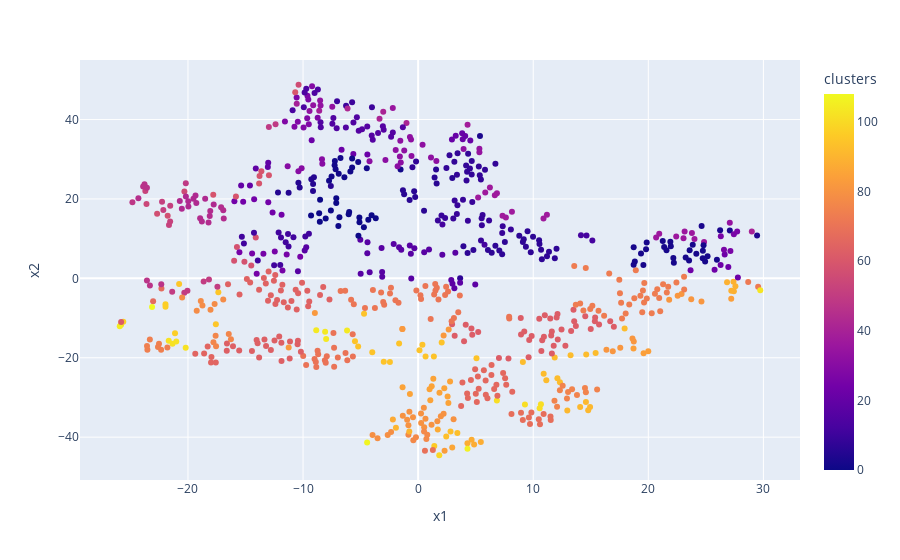
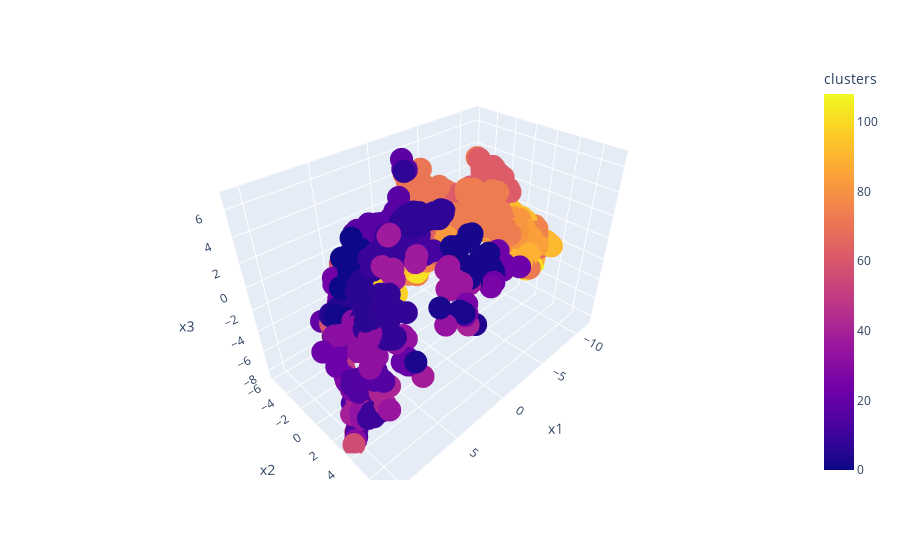

Notebook cell for these charts, in order:
### Markdown cell above
#### Visualize using t-SNE

### Code cell
visualize_clusters_using_tsne(train_api_embeddings, train_api_clusters_birch)

### Figure 1 — Plotly figure (JSON) as saved in the notebook; plotly's stock layout.template omitted (floating-point values rounded to 4 significant figures; data arrays with more than 128 entries replaced by an {"elided": "..."} marker saying what was removed)
{"data": [{"hovertemplate": "x1=%{x}<br>x2=%{y}<br>clusters=%{marker.color}<extra></extra>", "legendgroup": "", "marker": {"color": {"elided": "765 int values"}, "coloraxis": "coloraxis", "symbol": "circle"}, "mode": "markers", "name": "", "orientation": "v", "showlegend": false, "type": "scatter", "x": {"elided": "765 float values"}, "xaxis": "x", "y": {"elided": "765 float values"}, "yaxis": "y"}], "layout": {"coloraxis": {"colorbar": {"title": {"text": "clusters"}}, "colorscale": [[0, "#0d0887"], [0.1111, "#46039f"], [0.2222, "#7201a8"], [0.3333, "#9c179e"], [0.4444, "#bd3786"], [0.5556, "#d8576b"], [0.6667, "#ed7953"], [0.7778, "#fb9f3a"], [0.8889, "#fdca26"], [1, "#f0f921"]]}, "legend": {"tracegroupgap": 0}, "margin": {"t": 60}, "xaxis": {"anchor": "y", "domain": [0, 1], "title": {"text": "x1"}}, "yaxis": {"anchor": "x", "domain": [0, 1], "title": {"text": "x2"}}}}

### Figure 2 — Plotly figure (JSON) as saved in the notebook; plotly's stock layout.template omitted (floating-point values rounded to 4 significant figures; data arrays with more than 128 entries replaced by an {"elided": "..."} marker saying what was removed)
{"data": [{"hovertemplate": "x1=%{x}<br>x2=%{y}<br>x3=%{z}<br>clusters=%{marker.color}<extra></extra>", "legendgroup": "", "marker": {"color": {"elided": "765 int values"}, "coloraxis": "coloraxis", "size": 8, "symbol": "circle"}, "mode": "markers", "name": "", "scene": "scene", "showlegend": false, "type": "scatter3d", "x": {"elided": "765 float values"}, "y": {"elided": "765 float values"}, "z": {"elided": "765 float values"}}], "layout": {"coloraxis": {"colorbar": {"title": {"text": "clusters"}}, "colorscale": [[0, "#0d0887"], [0.1111, "#46039f"], [0.2222, "#7201a8"], [0.3333, "#9c179e"], [0.4444, "#bd3786"], [0.5556, "#d8576b"], [0.6667, "#ed7953"], [0.7778, "#fb9f3a"], [0.8889, "#fdca26"], [1, "#f0f921"]]}, "legend": {"tracegroupgap": 0}, "margin": {"t": 60}, "scene": {"domain": {"x": [0, 1], "y": [0, 1]}, "xaxis": {"title": {"text": "x1"}}, "yaxis": {"title": {"text": "x2"}}, "zaxis": {"title": {"text": "x3"}}}}}
